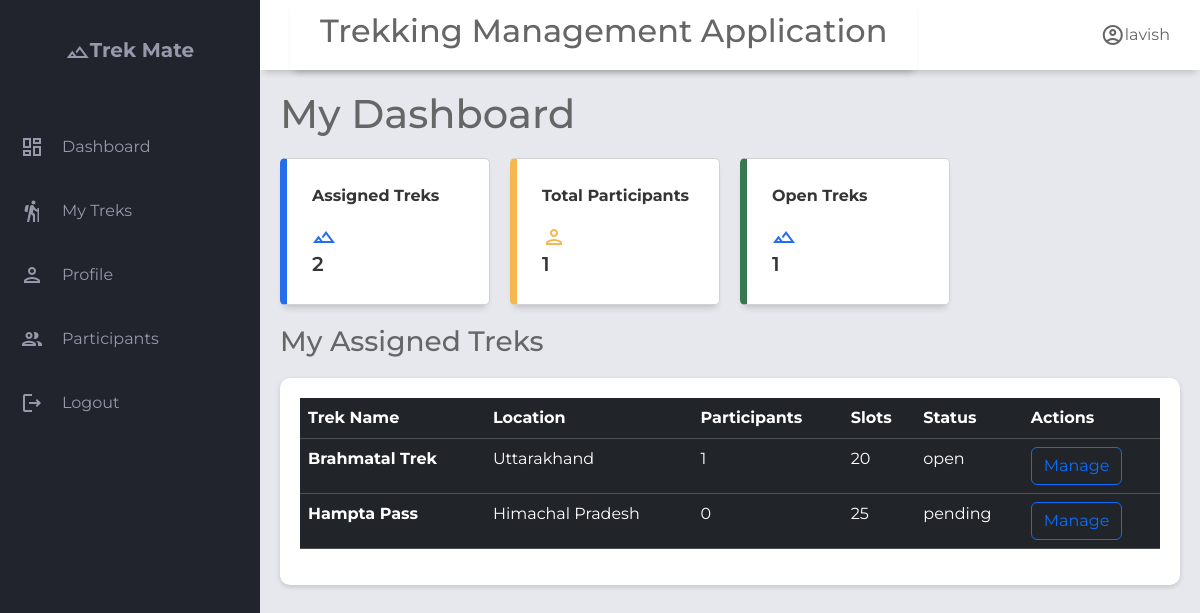
Screenshot of /staff/4/dashboard with the database file from the repository.
### application/models.py (models this page shows)
class User(db.Model):
    __tablename__='user'
    id= db.Column(db.Integer, primary_key=True)
    username=db.Column(db.String(),unique=True,nullable=False)
    email=db.Column(db.String(),unique=True,nullable=False)
    password=db.Column(db.String(),nullable=False)
    full_name        = db.Column(db.String(), nullable=True)
    phone            = db.Column(db.String(), nullable=True)
    role=db.Column(Enum('admin','trek staff','trekker',name='user_role'),nullable=False,default='trekker')# admin | trek staff | trekker
    is_blacklisted=db.Column(db.Boolean,default=False)
    blacklist_reason=db.Column(db.Text,nullable=True)
    is_active=db.Column(db.Boolean,default=True)
    created_at       = db.Column(db.DateTime, default=db.func.now())
    updated_at       = db.Column(db.DateTime, onupdate=db.func.now())
    bookings=db.relationship('Booking',lazy=True, back_populates='user')
    staff_profile=db.relationship('Staff_profile',lazy=True,uselist=False,back_populates='user') #uselist= False means One-to-one (single object) while default it is one-to-many

class Trek(db.Model):
    __tablename__='trek'
    id              = db.Column(db.Integer, primary_key=True)
    name            = db.Column(db.String(), nullable=False)
    description     = db.Column(db.Text, nullable=True)
    location        = db.Column(db.String(), nullable=True)
    difficulty      = db.Column(db.String(), nullable=False, default='moderate')  # easy | moderate | hard
    duration_days   = db.Column(db.Integer, nullable=False)
    start_date      = db.Column(db.DateTime, nullable=True)
    end_date        = db.Column(db.DateTime, nullable=True)
    max_slots       = db.Column(db.Integer, nullable=False, default=20)
    available_slots = db.Column(db.Integer, nullable=False, default=20)
    price           = db.Column(db.Numeric, nullable=False, default=0.0)
    status          = db.Column(Enum('pending','approved','open','closed','completed','cancelled',name='trek_status'),nullable=False, default='pending')  # pending | approved | open | closed | completed | cancelled
    created_at      = db.Column(db.DateTime, default=db.func.now())
    updated_at      = db.Column(db.DateTime, onupdate=db.func.now())
    assigned_staffs=db.relationship('Staff_profile',secondary='trek_staff_assignment',lazy=True,back_populates='assigned_treks')#many to many relationship
    bookings=db.relationship('Booking',back_populates='trek',lazy=True)#one to many relationship as one trek can have multiple bookings but not other side, as one booking can belong to a single trek

### application/controller.py (the view)
@app.route("/staff/<int:staff_id>/dashboard")
def staff_home(staff_id):
    staff=Staff_profile.query.get(staff_id)
    if not staff:
        return render_template("s_not_exists.html")
    user=staff.user
    treks=staff.assigned_treks
    treks_count=len(treks)
    participants=0
    for trek in treks:
        participants+= len(trek.bookings)
    open_treks=0
    for trek in treks:
        if trek.status=='open':
            open_treks+=1
    return render_template("staff_dashboard.html",user=user,treks=treks,treks_count=treks_count,participants_count=participants,open_treks_count=open_treks,staff=staff)

### templates/staff_dashboard.html (shortened to what this page needs)
{% extends "staff_base.html" %}
{% block header_title %}
My Dashboard
{% endblock %}
{% block content %}
<div class="main-cards">
  <div class="card">
    <div class="class-inner">
      <p class="text-most-important">Assigned Treks</p>
      <span class="material-icons-outlined text-blue ">landscape</span>
    </div>
    <span class="text-most-important font-weight-bold">{{ treks_count }}</span>
  </div>
  <div class="card">
    <div class="class-inner">
      <p class="text-most-important">Total Participants</p>
      <span class="material-icons-outlined text-orange">person</span>
    </div>
    <span class="text-most-important font-weight-bold">{{ participants_count }}</span>
  </div>
  <div class="card">
    <div class="class-inner">
      <p class="text-most-important">Open Treks</p>
      <span class="material-icons-outlined text-blue ">landscape</span>
    </div>
    <span class="text-most-important font-weight-bold">{{ open_treks_count }}</span>
  </div>
</div>
<div class="main-bottom">
  <div class="heading-title">
    <h3>My Assigned Treks</h3>
  </div>
  <section class="table-section">
    <div class="table-content">
      <table class="table table-dark table-hover">
        <thead>
          <tr>
            <th scope="col">Trek Name</th>
            <th scope="col">Location</th>
            <th scope="col">Participants</th>
            <th scope="col">Slots</th>
            <th scope="col">Status</th>
            <th scope="col">Actions</th>
          </tr>
        </thead>
        <tbody class="table-hover">
          {% for trek in treks %}
          <tr>
            <th scope="row">{{trek.name}}</th>
            <td>{{ trek.location}}</td>
            <td>{{ trek.bookings | length }}</td>
            <td>{{ trek.max_slots }}</td>
            <td>{{trek.status}}</td>
            <td>
              <a href="{{ url_for('manage_trek',staff_id=staff.id, trek_id=trek.id) }}" class="btn btn-outline-primary">Manage</a>
            </td>
          </tr>
          {% endfor %}
        </tbody>
      </table>
    </div>
  </section>
</div>
{% endblock %}

### templates/staff_base.html (shortened to what this page needs)
<!DOCTYPE html>
<html lang="en">
<head>
    <link rel="stylesheet" href="https://cdn.jsdelivr.net/npm/bootstrap@5.3.8/dist/css/bootstrap.min.css">
    <link rel="stylesheet" href="{{ url_for('static',filename='style.css') }}">
</head>
<body>
    <div class="grid-container">
        <header class="header">
            <div class="header left">
                <h2>Trekking Management Application</h2>
            </div>
            <div class="header-right">
                <span class="material-icons-outlined">account_circle</span>{{user.username}}
            </div>
        </header>
        <aside id="sidebar">
            <div class="sidebar-title">
                <div class="sidebar-brand">
                    <span class="material-icons-outlined">filter_hdr</span>Trek Mate
                </div>
            </div>
            <ul class="sidebar-list">
                <li class="sidebar-list-item">
                    <span class="material-icons-outlined">dashboard</span><a href="/staff/{{staff.id}}/dashboard">Dashboard</a>
                </li>
                <li class="sidebar-list-item">
                    <span class="material-icons-outlined">hiking</span> <a href="{{ url_for('staff_treks',staff_id=staff.id)}}">My Treks</a>
                </li>
                <li class="sidebar-list-item">
                    <span class="material-icons-outlined">person</span> <a href="{{url_for('staff_profile',staff_id=staff.id)}}">Profile</a>
                </li>
                <li class="sidebar-list-item">
                    <span class="material-icons-outlined">group</span> <a href="">Participants</a>
                </li>
                <li class="sidebar-list-item">
                    <span class="material-icons-outlined">logout</span> <a href="/login">Logout</a>
                </li>
            </ul>
        </aside>
        <main class="main-container">
            <h1>{% block header_title %}Staff Dashboard{% endblock %}</h1>
            {% block content %}
            {% endblock %}
        </main>
    </div>
</body>
</html>

### static/style.css (style rules this page uses)
body { margin: 0; padding: 0; box-sizing: border-box; background-color: #e6e8ed; color: #666666; font-family: "Montserrat",sans-serif; }
.material-icons-outlined { vertical-align: middle; line-height: 1px; }
.text-most-important { color: #151414; }
.text-blue { color: #246dec; }
.text-orange { color: #f5b74f; }
.font-weight-bold { font-weight: 600; }
.grid-container { display: grid; grid-template-columns: 260px 1fr 1fr 1fr ; grid-template-rows: 0.2fr 3fr; grid-template-areas: "sidebar header header header" "sidebar main main main" ; height: 100vh; }
.header { grid-area: header; height: 70px; background-color: #ffffff; display: flex; align-items: center; justify-content: space-between; padding: 0 30px 0 30px; box-shadow: 0 6px 7px -4px rgba(0,0,0,0.2); }
#sidebar { grid-area: sidebar; height: 100%; background-color: #21232d; color: #9799ab; overflow-y: auto; transition: all 0.5s; }
.sidebar-title { display: flex; justify-content: center; align-items: center; padding: 20px 20px 20px 20px; margin-bottom: 30px; }
.sidebar-brand { margin-top: 15px; font-size: 20px; font-weight: 700; }
.sidebar-list { padding: 0; margin-top: 15px; list-style-type: none; width:100%; }
.sidebar-list-item { padding: 20px 20px 20px 20px; display: flex; align-items: center; width:100%; gap: 18px; border-radius:10px; transition:0.3s; }
.main-container { grid-area: main; overflow-y: auto; padding: 20px 20px; }
.main-cards { display: grid; grid-template-columns: 1fr 1fr 1fr 1fr; gap: 20px; margin: 20px 0; }
.card { display: flex; flex-direction: column; justify-content: space-around; padding: 25px; background-color: #ffffff; box-sizing: border-box; border: 1px solid #d2d2d3; border-radius: 5px; box-shadow: 0 6px 7px -4px rgba(0,0,0,0.2); }
.card:first-child { border-left: 7px solid #246dec; }
.card:nth-child(2) { border-left: 7px solid #f5b74f; }
.card:nth-child(3) { border-left: 7px solid #367952; }
.card > span { font-size: 20px; font-weight: 600; }
.table-content { width: 100%; margin-top: 20px; background:white; border-radius:10px; padding:20px; box-shadow:0 2px 5px rgba(0,0,0,.15); }
table { width: 100%; border-collapse:collapse; }
th,td { padding:15px; text-align:left; }
thead { background:#f5f5f5; }

### templates/staff_base.html (style rules this page uses)
a { text-decoration: none; color: #9799ab; }
.text-most-important { color: #363434; font-weight: bolder; }

### templates/staff_dashboard.html (style rules this page uses)
a { text-decoration: none; color: #9799ab; }
.text-most-important { color: #363434; font-weight: bolder; }

### rows the page displays
User: username "lavish"
Trek: name "Brahmatal Trek", location "Uttarakhand", bookings|length "1", max_slots "20", status "open"
Trek: name "Hampta Pass", location "Himachal Pradesh", bookings|length "0", max_slots "25", status "pending"

### other values shown
{{ treks_count }} "2"
{{ participants_count }} "1"
{{ open_treks_count }} "1"
